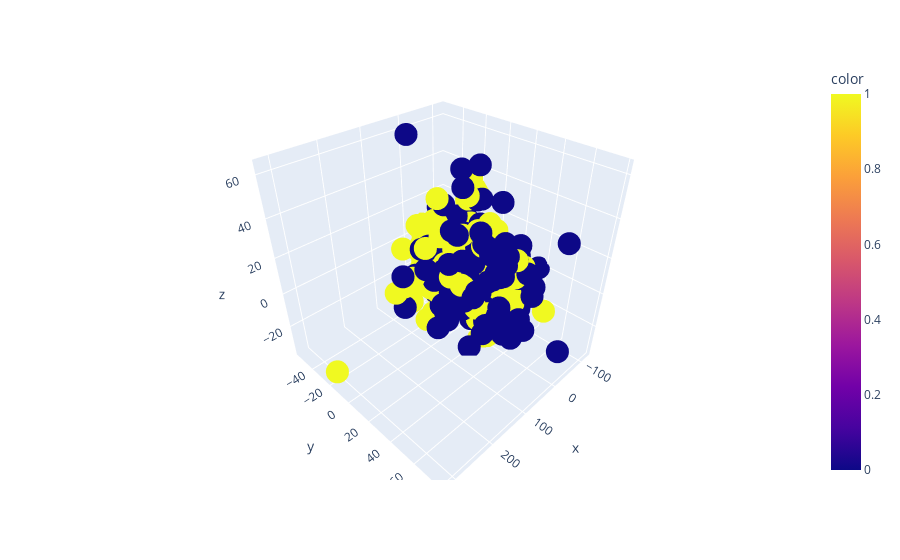

The cell this chart's notebook holds for it:
### Code cell
px.scatter_3d(x=decomposed_X[:,0],y=decomposed_X[:,1],z=decomposed_X[:,2], color=y.values)

### Figure 1 — Plotly figure (JSON) as saved in the notebook; plotly's stock layout.template omitted (floating-point values rounded to 4 significant figures; data arrays with more than 128 entries replaced by an {"elided": "..."} marker saying what was removed)
{"data": [{"hovertemplate": "x=%{x}<br>y=%{y}<br>z=%{z}<br>color=%{marker.color}<extra></extra>", "legendgroup": "", "marker": {"color": {"elided": "303 int values"}, "coloraxis": "coloraxis", "symbol": "circle"}, "mode": "markers", "name": "", "scene": "scene", "showlegend": false, "type": "scatter3d", "x": {"elided": "303 float values"}, "y": {"elided": "303 float values"}, "z": {"elided": "303 float values"}}], "layout": {"coloraxis": {"colorbar": {"title": {"text": "color"}}, "colorscale": [[0, "#0d0887"], [0.1111, "#46039f"], [0.2222, "#7201a8"], [0.3333, "#9c179e"], [0.4444, "#bd3786"], [0.5556, "#d8576b"], [0.6667, "#ed7953"], [0.7778, "#fb9f3a"], [0.8889, "#fdca26"], [1, "#f0f921"]]}, "legend": {"tracegroupgap": 0}, "margin": {"t": 60}, "scene": {"domain": {"x": [0, 1], "y": [0, 1]}, "xaxis": {"title": {"text": "x"}}, "yaxis": {"title": {"text": "y"}}, "zaxis": {"title": {"text": "z"}}}}}
